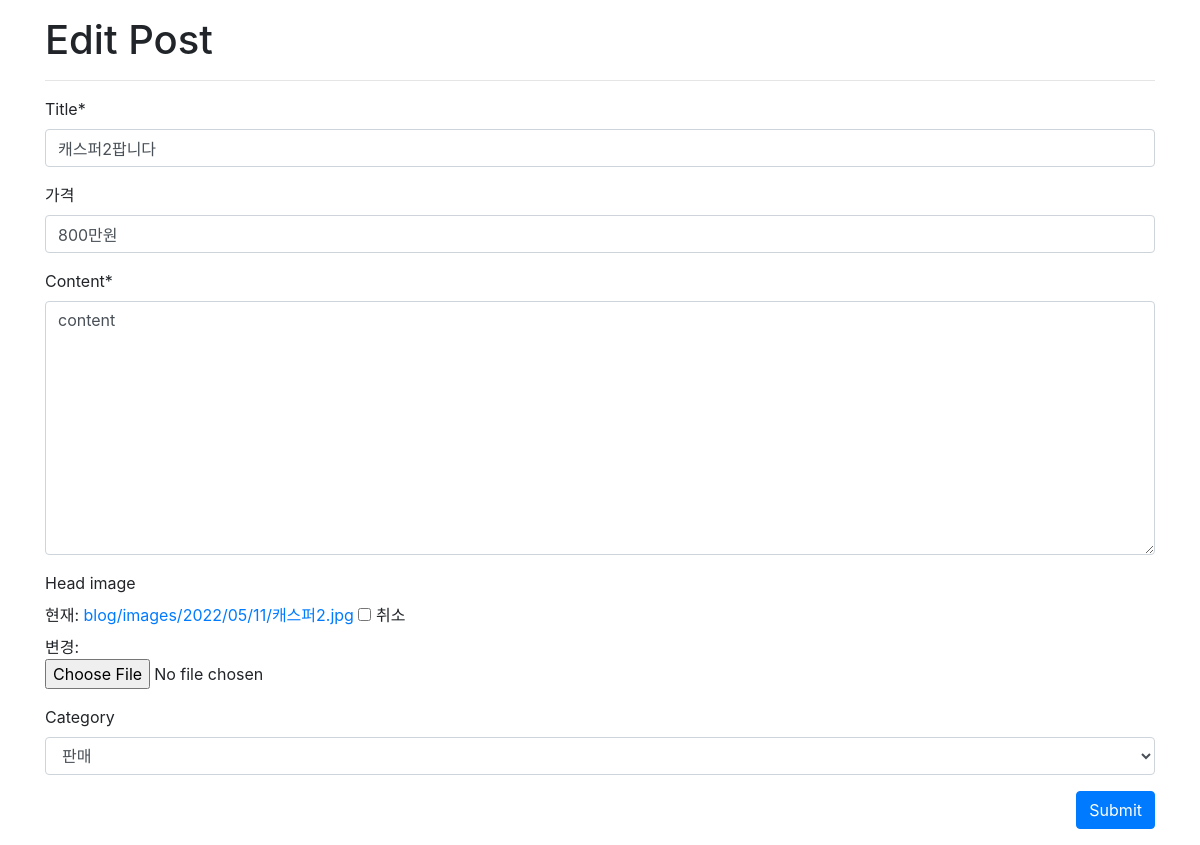
/blog/update_post/23/ (signed in), run on the app's committed database.
### blog/models.py (models this page shows, shortened)
class Post(models.Model):
    title = models.CharField(max_length=30)
    가격=models.CharField(max_length=100,blank=True)
    content = models.TextField()
    head_image=models.ImageField(upload_to='blog/images/%Y/%m/%d/',blank=True)
    created_at = models.DateTimeField(auto_now_add=True)
    updated_at = models.DateTimeField(auto_now=True)
    author = models.ForeignKey(User,null=True, on_delete=models.SET_NULL)
    category=models.ForeignKey(Category,null=True,blank=True, on_delete=models.SET_NULL)

### blog/views.py (the view, shortened to what this page needs)
# urls.py: path('update_post/<int:pk>/',views.PostUpdate.as_view()),
class PostUpdate(LoginRequiredMixin,UpdateView):
    model=Post
    fields=['title','가격','content','head_image','category',]
    template_name='blog/post_update_form.html'
    def get_context_data(self, **kwargs):
        context = super(PostUpdate, self).get_context_data()
        return context

### blog/models.py (called while the page is built)
    def __str__(self):
        return self.name

### blog/templates/blog/post_update_form.html (shortened to what this page needs)
{% extends 'blog/base_full_width.html' %}
{% load crispy_forms_tags %}
{% block main_area %}
    <h1>Edit Post</h1>
    <hr/>
    <form method="post" enctype="multipart/form-data">{% csrf_token %}
            {{ form | crispy }}
        <button type="submit" class="btn btn-primary float-right">Submit</button>
    </form>
{% endblock %}

### data on the page
Post: title "캐스퍼2팝니다", 가격 "800만원", content "content", category "판매"
